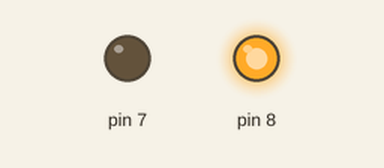
The sketch below on a simulated Arduino Uno, built with avr-gcc and run on an emulated ATmega328P. Shown: output pins drawn as LEDs (lit = HIGH).

Above: at 1.0 s.
At 2.5 s:
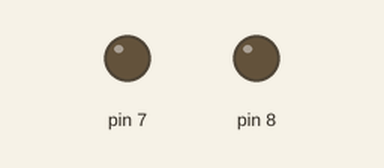
At 4.0 s:
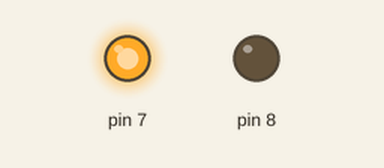
Timing chart, 0 to 7.8 s (numbered marks = the images above):
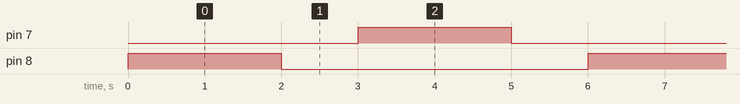

The sketch:

funky_jarv_fyyran1.ino
```cpp
// C++ code
//
void setup()
{
  pinMode(8, OUTPUT);
  pinMode(7,OUTPUT);

}

void loop()
{
  digitalWrite(8,HIGH);
  digitalWrite(7,LOW);
  delay(2000);
  digitalWrite(8,LOW);
  digitalWrite(7,LOW);
  delay(1000);
  digitalWrite(8,LOW);
  digitalWrite(7, HIGH);
  delay(2000);
  digitalWrite(8,LOW);
  digitalWrite(7,LOW);
  delay(1000);
}
```

Measured:
- by itself, pin 7, pin 8: alternates HIGH for 2.0 s and LOW for 4.0 s
- by itself, everything shown: repeats every 6.0 s, in 4 steps
